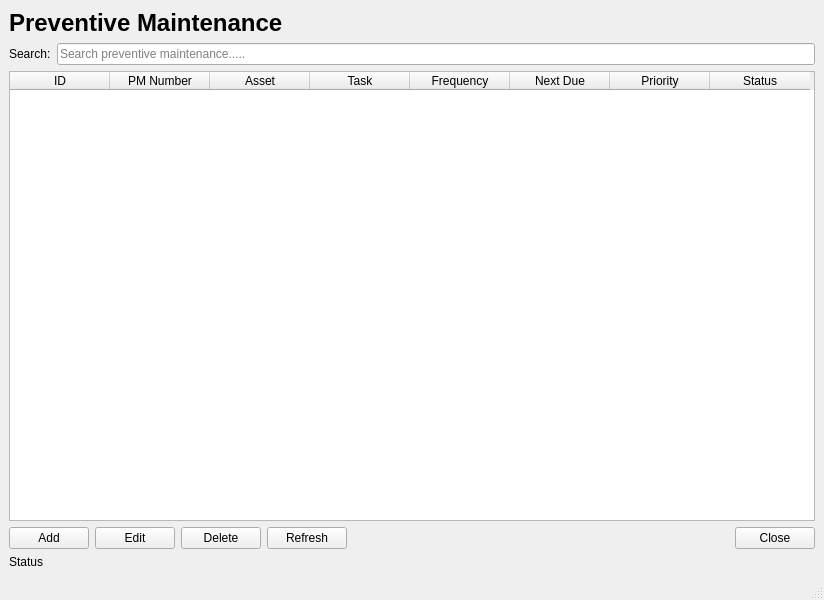
<?xml version="1.0" encoding="UTF-8"?>
<ui version="4.0">
 <class>PMWindow</class>
 <widget class="QMainWindow" name="PMWindow">
  <property name="geometry">
   <rect>
    <x>0</x>
    <y>0</y>
    <width>824</width>
    <height>600</height>
   </rect>
  </property>
  <property name="windowTitle">
   <string>Preventive Maintenance</string>
  </property>
  <widget class="QWidget" name="centralwidget">
   <layout class="QVBoxLayout" name="verticalLayout">
    <item>
     <widget class="QLabel" name="lblPMTitle">
      <property name="font">
       <font>
        <pointsize>18</pointsize>
        <bold>true</bold>
       </font>
      </property>
      <property name="text">
       <string>Preventive Maintenance</string>
      </property>
     </widget>
    </item>
    <item>
     <layout class="QHBoxLayout" name="horizontalLayout">
      <item>
       <widget class="QLabel" name="lblSearch">
        <property name="text">
         <string>Search:</string>
        </property>
       </widget>
      </item>
      <item>
       <widget class="QLineEdit" name="txtSearch">
        <property name="placeholderText">
         <string>Search preventive maintenance.....</string>
        </property>
       </widget>
      </item>
     </layout>
    </item>
    <item>
     <widget class="QTableWidget" name="tblPM">
      <property name="alternatingRowColors">
       <bool>true</bool>
      </property>
      <property name="sortingEnabled">
       <bool>true</bool>
      </property>
      <column>
       <property name="text">
        <string>ID</string>
       </property>
      </column>
      <column>
       <property name="text">
        <string>PM Number</string>
       </property>
      </column>
      <column>
       <property name="text">
        <string>Asset</string>
       </property>
      </column>
      <column>
       <property name="text">
        <string>Task</string>
       </property>
      </column>
      <column>
       <property name="text">
        <string>Frequency</string>
       </property>
      </column>
      <column>
       <property name="text">
        <string>Next Due</string>
       </property>
      </column>
      <column>
       <property name="text">
        <string>Priority</string>
       </property>
      </column>
      <column>
       <property name="text">
        <string>Status</string>
       </property>
      </column>
     </widget>
    </item>
    <item>
     <layout class="QHBoxLayout" name="horizontalLayout_2">
      <item>
       <widget class="QPushButton" name="btnAdd">
        <property name="text">
         <string>Add</string>
        </property>
       </widget>
      </item>
      <item>
       <widget class="QPushButton" name="btnEdit">
        <property name="text">
         <string>Edit</string>
        </property>
       </widget>
      </item>
      <item>
       <widget class="QPushButton" name="btnDelete">
        <property name="text">
         <string>Delete</string>
        </property>
       </widget>
      </item>
      <item>
       <widget class="QPushButton" name="btnRefresh">
        <property name="text">
         <string>Refresh</string>
        </property>
       </widget>
      </item>
      <item>
       <spacer name="horizontalSpacer">
        <property name="orientation">
         <enum>Qt::Orientation::Horizontal</enum>
        </property>
        <property name="sizeHint" stdset="0">
         <size>
          <width>1125</width>
          <height>20</height>
         </size>
        </property>
       </spacer>
      </item>
      <item>
       <widget class="QPushButton" name="btnClose">
        <property name="text">
         <string>Close</string>
        </property>
       </widget>
      </item>
     </layout>
    </item>
    <item>
     <widget class="QLabel" name="lblStatus">
      <property name="text">
       <string>Status</string>
      </property>
     </widget>
    </item>
   </layout>
  </widget>
  <widget class="QMenuBar" name="menubar">
   <property name="geometry">
    <rect>
     <x>0</x>
     <y>0</y>
     <width>824</width>
     <height>33</height>
    </rect>
   </property>
  </widget>
  <widget class="QStatusBar" name="statusbar"/>
 </widget>
 <resources/>
 <connections/>
</ui>
